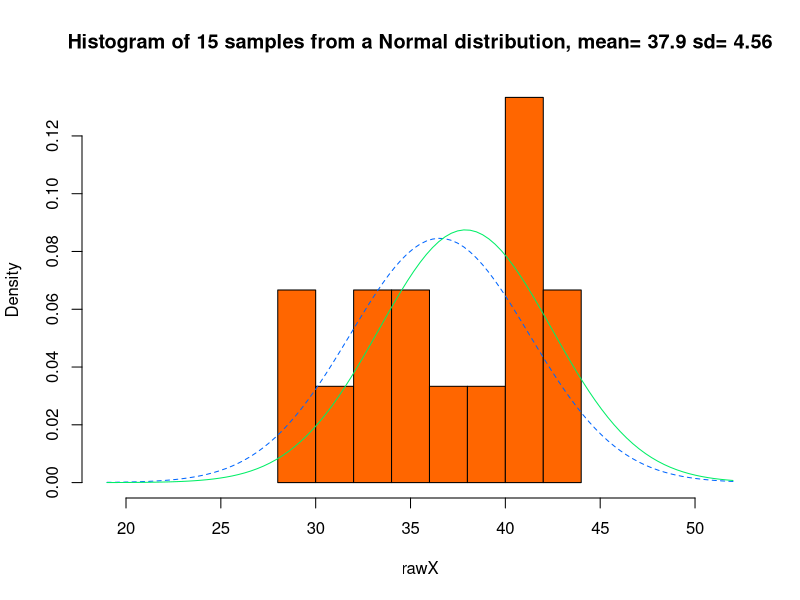

Source code (R):
# Demonstrate how to use normal distribution in R
set.seed(579829)

# Population parameters
true_mean <- 37.9
true_sd <- 4.56

# Generate random samples from a normal distribution
nsamples <- 15
rawX <- rnorm(nsamples, mean = true_mean, sd=true_sd)

cat(sprintf("length: %d\n", length(rawX)))
cat(sprintf("mode: %s\n", mode(rawX)))
cat(sprintf("storage.mode: %s\n", storage.mode(rawX)))

odir_plot <- "plots"
opath <- file.path(odir_plot, 'hist_raw.pdf')
title=paste('Histogram of', nsamples,
            'samples from a Normal distribution, mean=',
            true_mean, 'sd=', true_sd)

myxlim=c(round(min(rawX)-10), round(max(rawX)+10))
pdf(opath, onefile=TRUE)
hist(rawX, main=title, freq=FALSE, xlim=myxlim, col='#FF6600')
curve(dnorm(x, mean=mean(rawX), sd=sd(rawX)), add=TRUE, col='#0066FF', lty=2)
curve(dnorm(x, mean=true_mean, sd=true_sd), add=TRUE, col='#00EE66')
dev.off()
